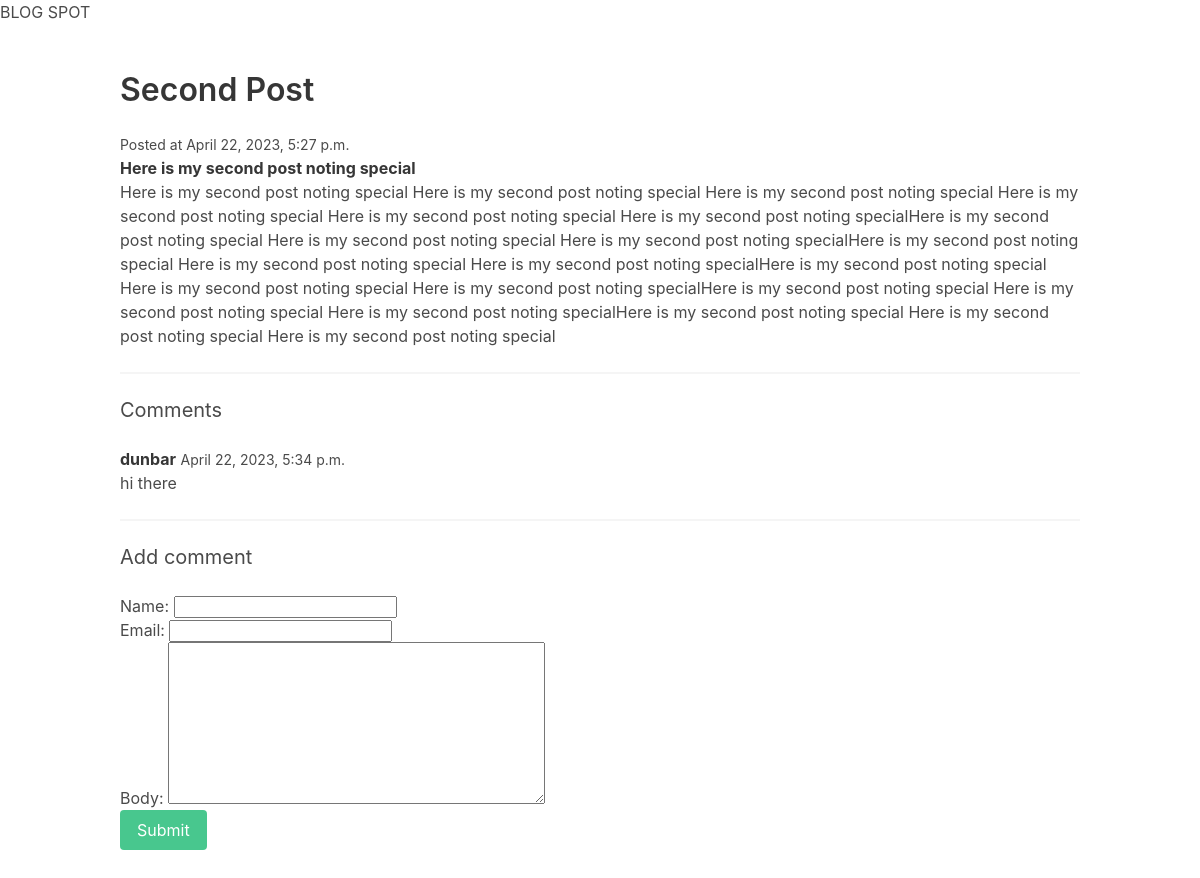
The app's page /second-post/ with its own data.
### blog/models.py (models this page shows)
class Post(models.Model):
    title = models.CharField(max_length=255)
    slug = models.SlugField()
    intro = models.TextField()
    body = models.TextField()
    date_added = models.DateTimeField(auto_now_add=True)
    class Meta:
        ordering = ['-date_added']

class Comment(models.Model):
    post = models.ForeignKey(Post, related_name='comments', on_delete=models.CASCADE)
    name = models.CharField(max_length=255)
    email = models.EmailField()
    body = models.TextField()
    date_added = models.DateTimeField(auto_now_add=True)
    class Meta:
        ordering = ['date_added']

### blog/views.py (the view)
# urls.py: path('<slug:slug>/', post_detail, name='post_detail'),
def post_detail(request, slug):
    post = Post.objects.get(slug=slug)
    if request.method == 'POST':
        form = CommentForm(request.POST)
        if form.is_valid():
            comment = form.save(commit=False)
            comment.post = post
            comment.save()
            return redirect('post_detail', slug=post.slug)
    else:
        form = CommentForm()
    return render(request, 'blog/post_detail.html', {'post': post, 'form': form})

### blog/forms.py
class CommentForm(forms.ModelForm):
    class Meta:
        model = Comment
        fields = ['name', 'email', 'body']

### blog/templates/blog/post_detail.html (shortened to what this page needs)
{% extends 'blog/base.html' %}
{% block content %}
    <h1 class="title">{{ post.title }}</h1>
    <small>Posted at {{ post.date_added }}</small>
    <p><strong>{{ post.intro }}</strong></p>
    <p>{{ post.body }}</p>
    <hr>
    <h2 class="subtitle">Comments</h2>
    {% for comment in post.comments.all %}
        <article class="media">
            <div class="media-content">
                <div class="content">
                    <p>
                        <strong>{{ comment.name }}</strong> <small>{{ comment.date_added }}</small>
                        <br>
                        {{ comment.body }}
                    </p>
                </div>
            </div>
        </article>
    {% empty %}
        <div class="notification">
            <p>No comments yet!</p>
        </div>
    {% endfor %}
    <hr>
    <h2 class="subtitle">Add comment</h2>
    <form method="post" action=".">
        {{ form.as_p }}
        <div class="field">
            <div class="control">
                <button class="button is-success">Submit</button>
            </div>
        </div>
    </form>
{% endblock %}

### records on screen
Post: title "Second Post", date_added "April 22, 2023, 5:27 p.m.", intro "Here is my second post noting special", body "Here is my second post noting special Here is my second post noting special Here is my second post noting special Here is my second post noting special Here is my second post noting special Here is my second post noting specialHere is my second post noting special Here is my second post noting special Here is my second post noting specialHere is my second post noting special Here is my second post noting special Here is my second post noting specialHere is my second post noting special Here is my second post noting special Here is my second post noting specialHere is my second post noting special Here is my second post noting special Here is my second post noting specialHere is my second…"
Comment: name "dunbar", date_added "April 22, 2023, 5:34 p.m.", body "hi there"
